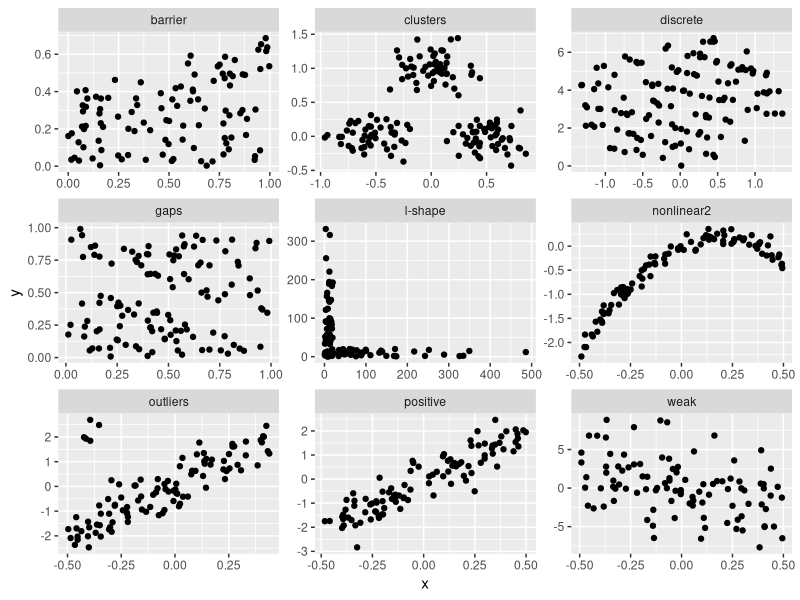

This figure's R source:
# Load libraries
library(tidyr)
library(dplyr)
library(ggplot2)

# Alternative data set
set.seed(55555)
d_trend <- tibble(x = runif(100) - 0.5) %>%
  mutate(positive=4*x+rnorm(100)*0.5,
         none=rnorm(100)*0.5,
         negative=-4*x+rnorm(100)*0.5) %>%
  pivot_longer(cols=positive:negative, names_to="trend", values_to="y") %>%
  mutate(feature = factor(trend,
                          levels=c("positive", "none", "negative"))) %>%
  select(feature, x, y) %>%
  filter(feature == "positive")

d_strength <- tibble(x = runif(100) -0.5) %>%
  mutate(strong=4*x+rnorm(100)*0.5,
         moderate=4*x+rnorm(100),
         weak=-4*x+rnorm(100)*3) %>%
  pivot_longer(cols=strong:weak,
               names_to="strength", values_to="y") %>%
  mutate(feature = factor(strength,
                          levels=c("strong", "moderate", "weak"))) %>%
  select(feature, x, y) %>%
  filter(feature == "weak")

d_form <- tibble(x = runif(100) -0.5) %>%
  mutate(linear=4*x+rnorm(100)*0.5,
         nonlinear1=12*x^2+rnorm(100)*0.5,
         nonlinear2=2*x - 5*x^2 +rnorm(100)*0.1) %>%
  pivot_longer(cols=linear:nonlinear2, names_to="feature",
               values_to="y") %>%
  select(feature, x, y) %>%
  filter(feature == "nonlinear2")

d_outliers <- tibble(x = runif(100) -0.5) %>%
  mutate(y=4*x+rnorm(100)*0.5)
d_outliers <- d_outliers %>%
  bind_rows(tibble(x=runif(5)/10-0.45, y=2+rnorm(5)*0.5)) %>%
  mutate(feature = "outliers") %>%
  select(feature, x, y)

d_clusters <- tibble(x = c(rnorm(50)/6 - 0.5,
                           rnorm(50)/6,
                           rnorm(50)/6 + 0.5)) %>%
  mutate(y=c(rnorm(50)/6,
             rnorm(50)/6+1, rnorm(50)/6)) %>%
  mutate(feature = "clusters") %>%
  select(feature, x, y)

d_gaps <- tibble(x = runif(150)) %>%
  mutate(y=runif(150))
d_gaps <- d_gaps %>%
  filter(!(between(x+2*y, 1.2, 1.6))) %>%
  mutate(feature = "gaps") %>%
  select(feature, x, y)

d_barrier <- tibble(x = runif(200)) %>%
  mutate(y=runif(200))
d_barrier <- d_barrier %>%
  filter(-x+3*y<1.2) %>%
  mutate(feature = "barrier") %>%
  select(feature, x, y)

l_shape <- tibble(x = c(rexp(50, 0.01), runif(50)*20),
                  y = c(runif(50)*20, rexp(50, 0.01))) %>%
  mutate(feature = "l-shape") %>%
  select(feature, x, y)

discrete <- tibble(x = rnorm(200)) %>%
  mutate(y = -x+rnorm(25)*0.1 + rep(0:7, 25)) %>%
  filter((scale(x)^2 + scale(y)^2) < 2) %>%
  mutate(feature = "discrete") %>%
  select(feature, x, y)

hetero <- tibble(x = runif(200)-0.5) %>%
  mutate(y = -2*x+rnorm(200)*(x+0.5)) %>%
  mutate(feature = "heteroskedastic") %>%
  select(feature, x, y)

features <- bind_rows(d_trend,
                      d_strength,
                      d_form,
                      d_outliers,
                      d_clusters,
                      d_gaps,
                      d_barrier,
                      discrete,
                      l_shape)

ggplot(features, aes(x, y)) +
  geom_point() +
  facet_wrap(~feature, scales = "free")
